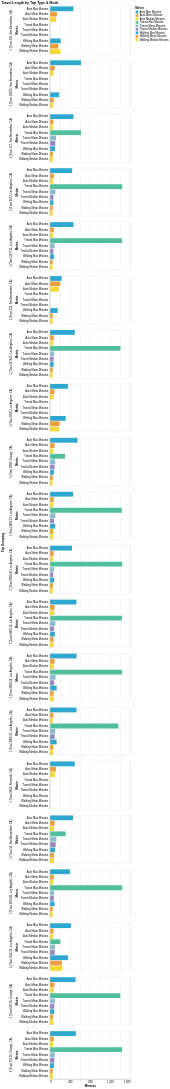

Notebook code cell kept with this figure:
### Code cell
alt.Chart(summary_long_all_min).mark_bar().encode(
    x="Mintues:Q",
    y="Metric:O",
    color=alt.Color("Metric:N", scale=alt.Scale(range=cp.CALITP_CATEGORY_BRIGHT_COLORS)),
    row="Trip Grouping:O"
).properties(title="Travel Length by Trip Type & Mode")

### Figure 1 — Vega specification as saved in the notebook (floating-point values rounded to 4 significant figures; data arrays with more than 128 entries replaced by an {"elided": "..."} marker saying what was removed)
{"$schema": "https://vega.github.io/schema/vega/v5.json", "data": [{"name": "source_0", "values": {"elided": "162 records"}}, {"name": "row_domain", "values": [{"Trip Grouping": "1 (Tract 127, San Bernardino, CA)", "count": 9}, {"Trip Grouping": "1 (Tract 9202, Los Angeles, CA)", "count": 6}, {"Trip Grouping": "1 (Tract 9800.28, Los Angeles, CA)", "count": 9}, {"Trip Grouping": "1 (Tract 2074, Los Angeles, CA)", "count": 9}, {"Trip Grouping": "1 (Tract 9800.16, Los Angeles, CA)", "count": 9}, {"Trip Grouping": "1 (Tract 103, San Bernardino, CA)", "count": 6}, {"Trip Grouping": "2 (Tract 9201.21, Los Angeles, CA)", "count": 9}, {"Trip Grouping": "1 (Tract 9800.35, Los Angeles, CA)", "count": 9}, {"Trip Grouping": "1 (Tract 250, San Bernardino, CA)", "count": 6}, {"Trip Grouping": "1 (Tract 104.02, San Bernardino, CA)", "count": 6}, {"Trip Grouping": "2 (Tract 16, San Bernardino, CA)", "count": 9}, {"Trip Grouping": "6 (Tract 755.16, Orange, CA)", "count": 9}, {"Trip Grouping": "1 (Tract 9800.13, Los Angeles, CA)", "count": 9}, {"Trip Grouping": "1 (Tract 2077.11, Los Angeles, CA)", "count": 9}, {"Trip Grouping": "5 (Tract 626.10, Orange, CA)", "count": 9}, {"Trip Grouping": "1 (Tract 9800.18, Los Angeles, CA)", "count": 9}, {"Trip Grouping": "1 (Tract 9800, Orange, CA)", "count": 9}, {"Trip Grouping": "1 (Tract 2679.01, Los Angeles, CA)", "count": 9}, {"Trip Grouping": "2 (Tract 2653.01, Los Angeles, CA)", "count": 9}, {"Trip Grouping": "1 (Tract 9810, Riverside, CA)", "count": 3}]}, {"name": "source_0_y_domain_Metric", "values": [{"Metric": "Auto Mean Minutes"}, {"Metric": "Auto Median Minutes"}, {"Metric": "Auto Max Minutes"}, {"Metric": "Transit Mean Minutes"}, {"Metric": "Transit Median Minutes"}, {"Metric": "Transit Max Minutes"}, {"Metric": "Walking Mean Minutes"}, {"Metric": "Walking Median Minutes"}, {"Metric": "Walking Max Minutes"}]}, {"name": "source_0_color_domain_Metric", "values": [{"Metric": "Auto Mean Minutes"}, {"Metric": "Auto Median Minutes"}, {"Metric": "Auto Max Minutes"}, {"Metric": "Transit Mean Minutes"}, {"Metric": "Transit Median Minutes"}, {"Metric": "Transit Max Minutes"}, {"Metric": "Walking Mean Minutes"}, {"Metric": "Walking Median Minutes"}, {"Metric": "Walking Max Minutes"}]}], "signals": [{"name": "child_width", "value": 300}, {"name": "y_step", "value": 20}, {"name": "child_height", "update": "bandspace(domain('y').length, 0.1, 0.05) * y_step"}], "marks": [{"type": "group", "name": "row-title", "title": {"text": "Trip Grouping", "offset": 10, "style": "guide-title", "orient": "left"}, "role": "row-title"}, {"type": "group", "name": "row_header", "from": {"data": "row_domain"}, "sort": {"field": "datum[\"Trip Grouping\"]", "order": "ascending"}, "encode": {"update": {"height": {"signal": "child_height"}}}, "axes": [{"scale": "y", "zindex": 0, "grid": false, "title": "Metric", "orient": "left"}], "title": {"text": {"signal": "isValid(parent[\"Trip Grouping\"]) ? parent[\"Trip Grouping\"] : \"\"+parent[\"Trip Grouping\"]"}, "frame": "group", "orient": "left", "offset": 10, "style": "guide-label"}, "role": "row-header"}, {"type": "group", "name": "column_footer", "encode": {"update": {"width": {"signal": "child_width"}}}, "axes": [{"scale": "x", "zindex": 0, "orient": "bottom", "grid": false, "labelFlush": true, "tickCount": {"signal": "ceil(child_width/40)"}, "title": "Mintues", "labelOverlap": true}], "role": "column-footer"}, {"type": "group", "name": "cell", "from": {"facet": {"data": "source_0", "name": "facet", "groupby": ["Trip Grouping"]}}, "sort": {"field": ["datum[\"Trip Grouping\"]"], "order": ["ascending"]}, "encode": {"update": {"height": {"signal": "child_height"}, "width": {"signal": "child_width"}}}, "marks": [{"type": "rect", "name": "child_marks", "from": {"data": "facet"}, "encode": {"update": {"x": {"field": "Mintues_end", "scale": "x"}, "x2": {"field": "Mintues_start", "scale": "x"}, "y": {"field": "Metric", "scale": "y"}, "height": {"signal": "max(0.25, bandwidth('y'))"}, "fill": {"field": "Metric", "scale": "color"}}}, "style": ["bar"]}], "axes": [{"scale": "x", "domain": false, "zindex": 0, "gridScale": "y", "minExtent": 0, "aria": false, "grid": true, "ticks": false, "tickCount": {"signal": "ceil(child_width/40)"}, "labels": false, "orient": "bottom", "maxExtent": 0}], "style": "cell"}], "scales": [{"name": "x", "type": "linear", "domain": {"data": "source_0", "fields": ["Mintues_start", "Mintues_end"]}, "range": [0, {"signal": "child_width"}], "nice": true, "zero": true}, {"name": "y", "type": "band", "domain": {"data": "source_0_y_domain_Metric", "field": "Metric", "sort": true}, "range": {"step": {"signal": "y_step"}}, "paddingOuter": 0.05, "paddingInner": 0.1}, {"name": "color", "type": "ordinal", "domain": {"data": "source_0_color_domain_Metric", "field": "Metric", "sort": true}, "range": ["#2EA8CE", "#EB9F3C", "#F4D837", "#51BF9D", "#8CBCCB", "#9487C0"]}], "title": {"text": "Travel Length by Trip Type & Mode", "anchor": "start"}, "background": "white", "padding": 5, "layout": {"padding": 20, "offset": {"rowTitle": 10}, "columns": 1, "bounds": "full", "align": "all"}, "legends": [{"fill": "color", "symbolType": "square", "title": "Metric"}]}
